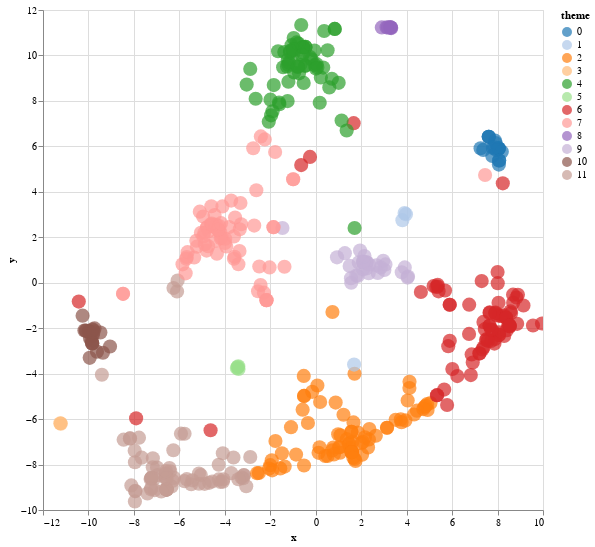

Notebook cell for this chart:
### Code cell
docs_tsne_th = TSNE(n_components=2, learning_rate='auto',
                  init='pca', metric='cosine', perplexity=50.0).fit_transform(lda_topics_th)
print(docs_tsne_th.shape)

data_th = pd.DataFrame({'x': docs_tsne_th[:,0],
                        'y': docs_tsne_th[:,1],
                        #'theme': df['theme']})
                        'theme': dominant_topics })

alt.data_transformers.disable_max_rows()
alt.Chart(data_th[:]).mark_circle(size=200).encode(
    x="x", 
    y="y", 
    color=alt.Color('theme:N', scale=alt.Scale(scheme='category20')),
    tooltip=['theme']
).interactive().properties(
    width=500,
    height=500
)

### Figure 1 — Vega-Lite specification as saved in the notebook (floating-point values rounded to 4 significant figures; data arrays with more than 128 entries replaced by an {"elided": "..."} marker saying what was removed)
{"config": {"view": {"continuousWidth": 300, "continuousHeight": 300}}, "data": {"name": "data-e6d745d2086bea37ac457ffa09f6a80d"}, "mark": {"type": "circle", "size": 200}, "encoding": {"color": {"field": "theme", "scale": {"scheme": "category20"}, "type": "nominal"}, "tooltip": [{"field": "theme", "type": "quantitative"}], "x": {"field": "x", "type": "quantitative"}, "y": {"field": "y", "type": "quantitative"}}, "height": 500, "params": [{"name": "param_9", "select": {"type": "interval", "encodings": ["x", "y"]}, "bind": "scales"}], "width": 500, "$schema": "https://vega.github.io/schema/vega-lite/v5.20.1.json", "datasets": {"data-e6d745d2086bea37ac457ffa09f6a80d": {"elided": "457 records"}}}
